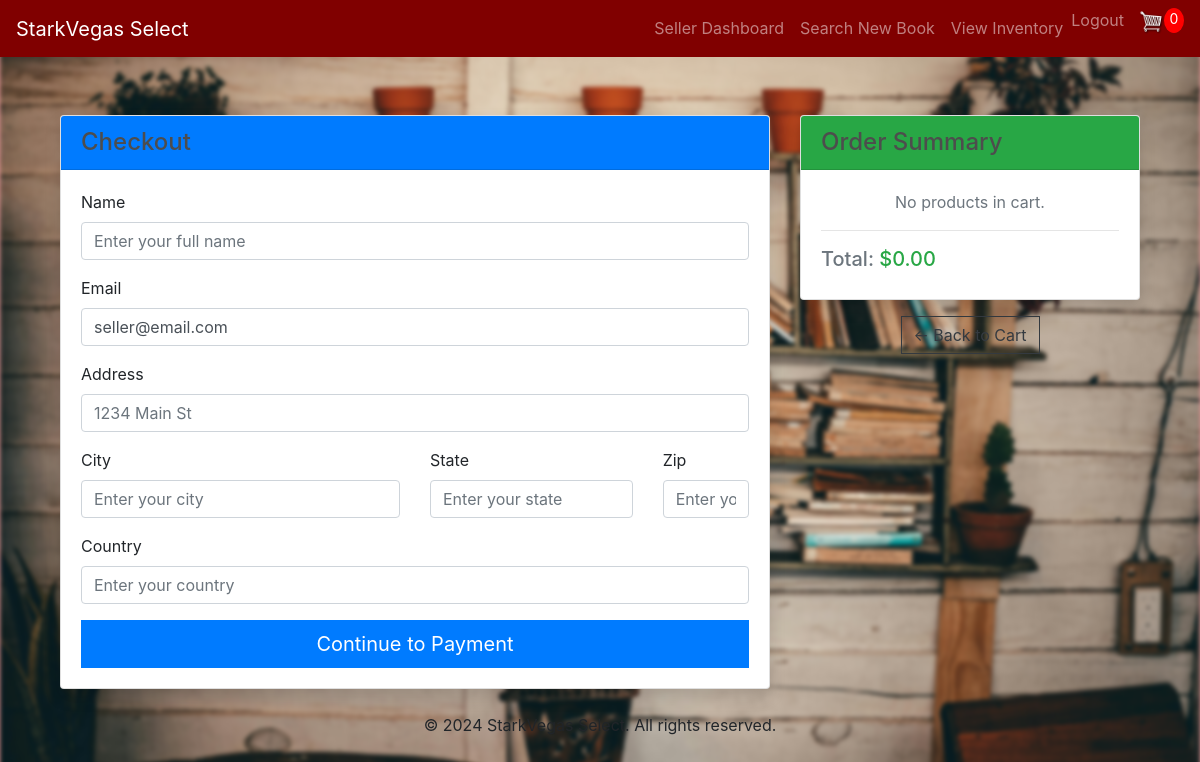
/checkout/ (signed in), run on an earlier commit of the app's database.
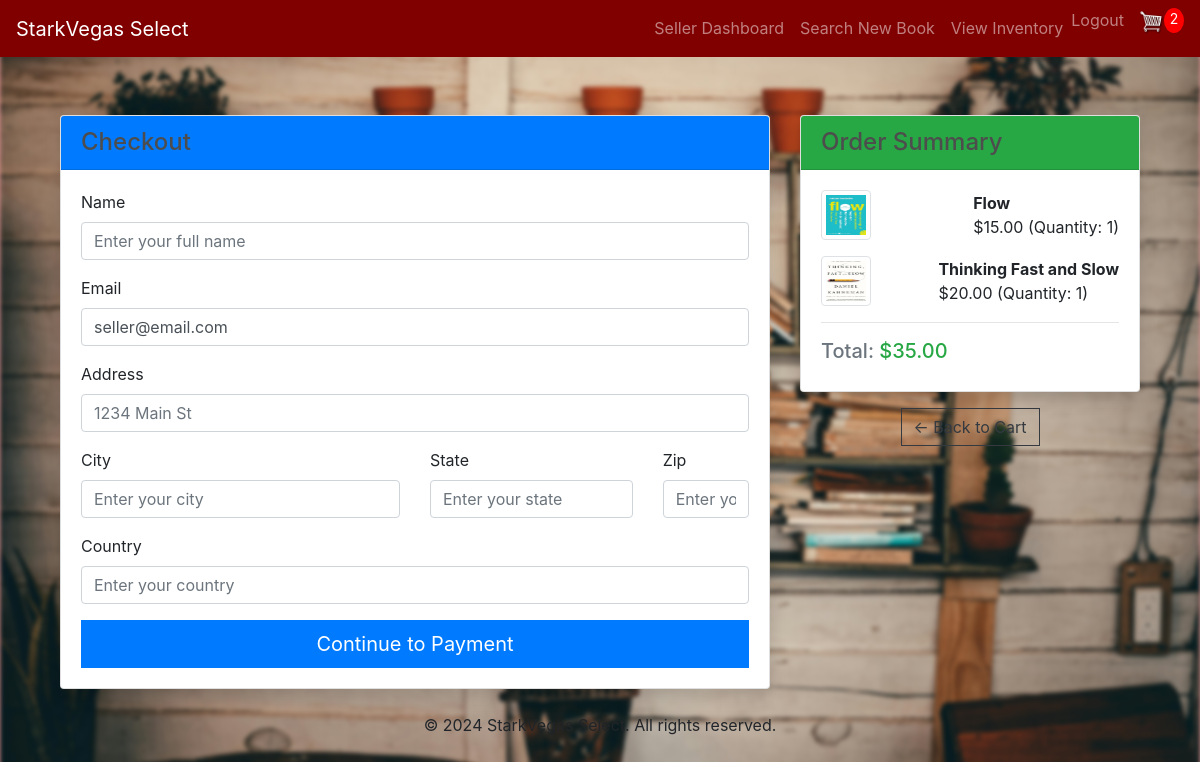
And on a later commit of the database.
### store/models.py (models this page shows, shortened)
class Order(models.Model):
    customer = models.ForeignKey(Customer, on_delete=models.SET_NULL, null=True)
    date_ordered = models.DateTimeField(auto_now_add=True)
    complete = models.BooleanField(default=False)
    transaction_id = models.CharField(max_length=200, null=True, blank=True)
    @property
    def get_cart_total(self):
        return sum(item.get_total for item in self.order_items.all())

class OrderItem(models.Model):
    product = models.ForeignKey(Product, on_delete=models.SET_NULL, null=True, related_name='order_items')
    order = models.ForeignKey(Order, on_delete=models.SET_NULL, null=True, related_name='order_items')
    quantity = models.IntegerField(default=0)
    status = models.CharField(max_length=100, default='pending')
    @property
    def get_total(self):
        return self.product.price * self.quantity if self.product else 0
    class Meta:
        unique_together = ('product', 'order', 'status')

class Product(models.Model):
    name = models.CharField(max_length=200, blank=False)
    author = models.CharField(max_length=255, default='Unknown')
    num_pages = models.IntegerField(null=True, blank=True)  # Allow null values
    description = models.TextField(default='No description available')
    price = models.DecimalField(max_digits=10, decimal_places=2)
    digital = models.BooleanField(default=False)
    image = models.ImageField(upload_to='product_images/', null=True, blank=True)
    seller = models.ForeignKey(Profile, on_delete=models.SET_NULL, null=True, blank=True, related_name='products')
    average_rating = models.FloatField(default=0.0, blank=True)
    ratings_count = models.IntegerField(default=0, blank=True)
    @property
    def imageURL(self):
        if self.image and hasattr(self.image, 'url'):
            return self.image.url
        return '/static/images/default-product.jpg'

### store/views.py (the view, shortened to what this page needs)
# urls.py: path('checkout/', views.checkout, name='checkout'),
@login_required
def checkout(request):
    data = cartData(request)
    cartItems = data['cartItems']
    order = data['order']
    items = data['items']
    if request.user.is_authenticated:
        customer = Customer.objects.get(user=request.user)
        address = ShippingAddress.objects.filter(customer=customer, default=True).first()
    else:
        customer, address = None, None
    context = {
        'items': items,
        'order': order,
        'cartItems': cartItems,
        'address': address
    }
    return render(request, 'store/checkout.html', context)

### store/utils.py (called while the page is built)
def cartData(request):
    if request.user.is_authenticated:
        customer, created = Customer.objects.get_or_create(user=request.user)
        orders = Order.objects.filter(customer=customer, complete=False)
        if orders.exists():
            order = orders.first()
        else:
            order = Order.objects.create(customer=customer, complete=False)
        items = order.order_items.all()
        cartItems = sum(item.quantity for item in items)  # Corrected part
    else:
        cookieData = cookieCart(request)
        cartItems = cookieData['cartItems']
        order = cookieData['order']
        items = cookieData['items']
    return {'cartItems': cartItems, 'order': order, 'items': items}

### store/templates/store/checkout.html (shortened to what the changed rows need)
{% extends 'store/main.html' %}
{% load static %}
{% block content %}
<div class="container mt-5">
    <div class="row justify-content-center">
        <div class="col-lg-4 mb-4">
            <div class="card shadow">
                <div class="card-body">
                    {% for item in items %}
                    <div class="d-flex align-items-center justify-content-between mb-3">
                        <img src="{{ item.product.imageURL }}" alt="{{ item.product.name }}" class="img-thumbnail" style="width: 50px; height: 50px;">
                        <div class="ml-3">
                            <strong>{{ item.product.name }}</strong>
                            <div>${{ item.product.price|floatformat:2 }} (Quantity: {{ item.quantity }})</div>
                        </div>
                    </div>
                    {% empty %}
                    <p class="text-center text-muted">No products in cart.</p>
                    {% endfor %}
                    <hr>
                    <h5 class="text-secondary">Total: <span class="text-success">${{ order.get_cart_total|floatformat:2 }}</span></h5>
                </div>
            </div>
        </div>
    </div>
</div>
{% endblock %}

What changed in the data, as far as the page shows it:
added OrderItem: product.imageURL (picture), product.name "Flow", product.price "15.00", quantity "1"
added OrderItem: product.imageURL (picture), product.name "Thinking Fast and Slow", product.price "20.00", quantity "1"
computed for Order: get_cart_total "0.00" → "35.00"
Also different on the page:
{{ cartItems }}: "0" → "2"
text no longer shown: "No products in cart."
